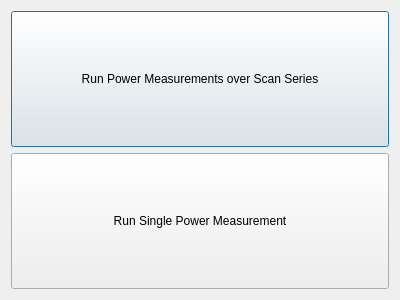
<?xml version="1.0" encoding="UTF-8"?>
<ui version="4.0">
 <class>TransmissionTab</class>
 <widget class="QDialog" name="TransmissionTab">
  <property name="geometry">
   <rect>
    <x>0</x>
    <y>0</y>
    <width>400</width>
    <height>300</height>
   </rect>
  </property>
  <property name="windowTitle">
   <string>Dialog</string>
  </property>
  <layout class="QGridLayout" name="gridLayout">
   <item row="0" column="0">
    <layout class="QVBoxLayout" name="verticalLayout">
     <item>
      <widget class="QPushButton" name="power_measure_scan_series">
       <property name="sizePolicy">
        <sizepolicy hsizetype="Minimum" vsizetype="Minimum">
         <horstretch>0</horstretch>
         <verstretch>0</verstretch>
        </sizepolicy>
       </property>
       <property name="text">
        <string>Run Power Measurements over Scan Series</string>
       </property>
      </widget>
     </item>
     <item>
      <widget class="QPushButton" name="power_measure_single">
       <property name="sizePolicy">
        <sizepolicy hsizetype="Minimum" vsizetype="Minimum">
         <horstretch>0</horstretch>
         <verstretch>0</verstretch>
        </sizepolicy>
       </property>
       <property name="text">
        <string>Run Single Power Measurement</string>
       </property>
      </widget>
     </item>
    </layout>
   </item>
  </layout>
 </widget>
 <resources/>
 <connections/>
</ui>
